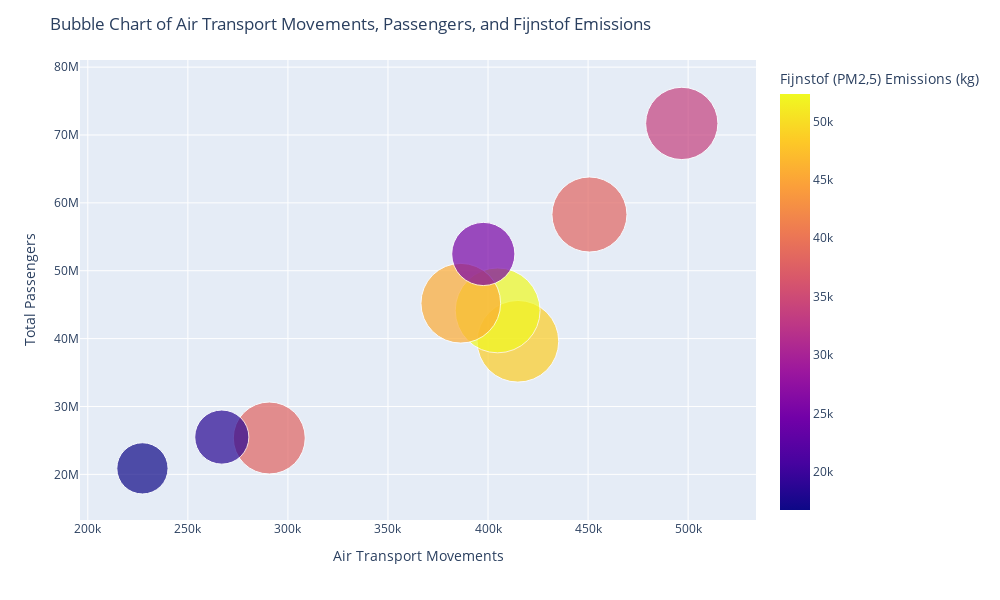

Write notebook code for a chart like this one.
### Code cell
import pandas as pd
import plotly.express as px

# Load the datasets
df_emission = pd.read_csv("Schiphol_Emissie_Cleaned.csv")
df_yearly = pd.read_csv("Yearly_Traffic_Data_Cleaned.csv")

# Preprocess the emission dataset
df_emission['EMISSIE (kg)'] = df_emission['EMISSIE (kg)'].str.replace(',', '.').astype(float)

# Filter the data for "Fijnstof (PM10)" and "Fijnstof (PM2,5)"
df_fijnstof = df_emission[df_emission['STOFNAAM'].isin(['Fijnstof (PM10)', 'Fijnstof (PM2,5)'])]

# Aggregate the data by year and substance
df_aggregated = df_fijnstof.groupby(['EMISSIEJAAR', 'STOFNAAM'])['EMISSIE (kg)'].sum().unstack().reset_index()

# Merge with the yearly traffic data
df_combined = pd.merge(df_yearly, df_aggregated, left_on='Year', right_on='EMISSIEJAAR', how='inner')

# Drop unnecessary columns and handle any missing values if needed
df_combined.drop(columns=['EMISSIEJAAR'], inplace=True)
df_combined.fillna(0, inplace=True)

# Create the bubble chart
fig = px.scatter(df_combined, 
                 x='Air_Transport_Movements_Total', 
                 y='Passengers_Total', 
                 size='Fijnstof (PM10)', 
                 color='Fijnstof (PM2,5)',  
                 hover_name='Year',
                 hover_data={
                     'Air_Transport_Movements_Total': True,
                     'Passengers_Total': True,
                     'Fijnstof (PM10)': True,
                     'Fijnstof (PM2,5)': True,
                     'Year': False  # Set to False to avoid duplication
                 },
                 size_max=60,
                 labels={
                     'Air_Transport_Movements_Total': 'Air Transport Movements',
                     'Passengers_Total': 'Total Passengers',
                     'Fijnstof (PM10)': 'Fijnstof (PM10) Emissions (kg)',
                     'Fijnstof (PM2,5)': 'Fijnstof (PM2,5) Emissions (kg)'
                 })

# Update layout for the plot
fig.update_layout(
    title="Bubble Chart of Air Transport Movements, Passengers, and Fijnstof Emissions",
    xaxis_title="Air Transport Movements",
    yaxis_title="Total Passengers",
    height=600,
    width=1000
)

# Show the plot
fig.show()

### Figure 1 — Plotly figure (JSON) as saved in the notebook; plotly's stock layout.template omitted (floating-point values rounded to 4 significant figures)
{"data": [{"customdata": [[44180.0, 37980.0, 1995], [56910.0, 48610.0, 2000], [61440.0, 52340.0, 2005], [54210.0, 45500.0, 2010], [48110.0, 38150.0, 2015], [44610.0, 33750.0, 2019], [22400.0, 16720.0, 2020], [25000.0, 18560.0, 2021], [34080.0, 25420.0, 2022]], "hovertemplate": "<b>%{hovertext}</b><br><br>Air Transport Movements=%{x}<br>Total Passengers=%{y}<br>Fijnstof (PM10) Emissions (kg)=%{customdata[0]}<br>Fijnstof (PM2,5) Emissions (kg)=%{marker.color}<extra></extra>", "hovertext": [1995, 2000, 2005, 2010, 2015, 2019, 2020, 2021, 2022], "legendgroup": "", "marker": {"color": [37980.0, 48610.0, 52340.0, 45500.0, 38150.0, 33750.0, 16720.0, 18560.0, 25420.0], "coloraxis": "coloraxis", "size": [44180.0, 56910.0, 61440.0, 54210.0, 48110.0, 44610.0, 22400.0, 25000.0, 34080.0], "sizemode": "area", "sizeref": 17.07, "symbol": "circle"}, "mode": "markers", "name": "", "orientation": "v", "showlegend": false, "type": "scatter", "x": [290690, 414928, 404819, 386388, 450679, 496826, 227304, 266967, 397646], "xaxis": "x", "y": [25355001, 39606925, 44157005, 45211749, 58284864, 71706999, 20884044, 25492633, 52472188], "yaxis": "y"}], "layout": {"coloraxis": {"colorbar": {"title": {"text": "Fijnstof (PM2,5) Emissions (kg)"}}, "colorscale": [[0, "#0d0887"], [0.1111, "#46039f"], [0.2222, "#7201a8"], [0.3333, "#9c179e"], [0.4444, "#bd3786"], [0.5556, "#d8576b"], [0.6667, "#ed7953"], [0.7778, "#fb9f3a"], [0.8889, "#fdca26"], [1, "#f0f921"]]}, "height": 600, "legend": {"itemsizing": "constant", "tracegroupgap": 0}, "margin": {"t": 60}, "title": {"text": "Bubble Chart of Air Transport Movements, Passengers, and Fijnstof Emissions"}, "width": 1000, "xaxis": {"anchor": "y", "autorange": true, "domain": [0, 1], "range": [195500.0, 534800.0], "title": {"text": "Air Transport Movements"}, "type": "linear"}, "yaxis": {"anchor": "x", "autorange": true, "domain": [0, 1], "range": [13280000.0, 81050000.0], "title": {"text": "Total Passengers"}, "type": "linear"}}}
